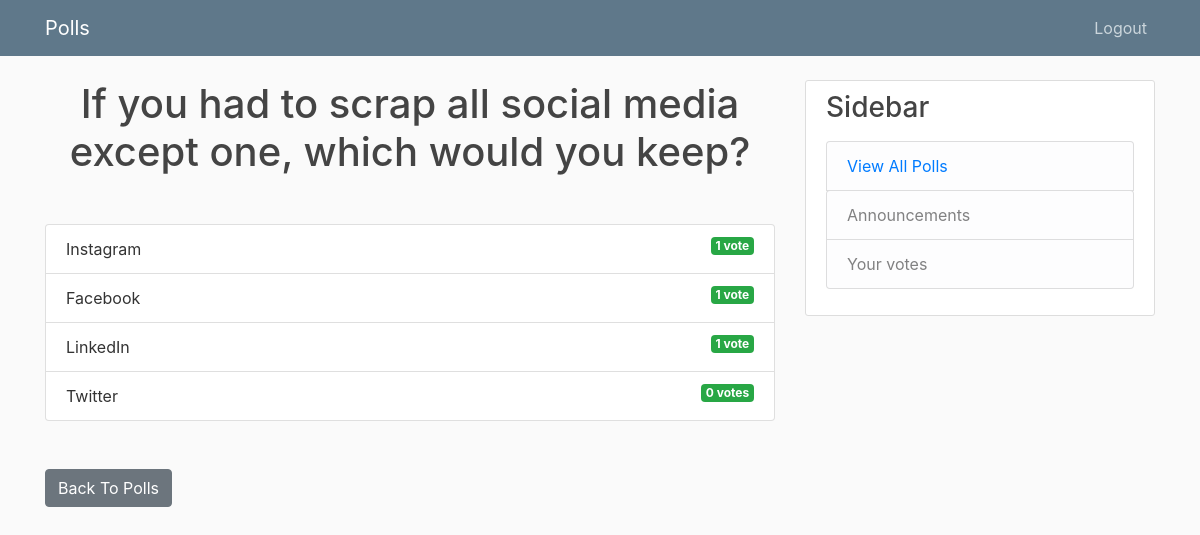
/4/results/ (signed in), run on the app's committed database.
### polls/models.py (models this page shows, shortened)
class Question(models.Model):
	question_content = models.CharField(max_length=200)
	date_posted = models.DateTimeField(default=timezone.now)

class Choice(models.Model):
	question = models.ForeignKey(Question , on_delete = models.CASCADE)
	choice_content = models.CharField(max_length=200)
	votes = models.IntegerField(default=0)

### polls/views.py (the view)
# urls.py: path('<int:question_id>/results/', views.results, name='results'),
@login_required
def results(request , question_id):
	question = get_object_or_404(Question ,pk = question_id)
	return render(request , 'polls/results.html' , {'question':question})

### polls/templates/polls/results.html
{% extends 'polls/base.html' %}
{% block content %}
    <h1 class ="mb-5 text-center">{{ question.question_content }}</h1>
    <ul class ="list-group mb-5">
        {% for choice in question.choice_set.all %}
        <li class ="list-group-item">
            {{ choice.choice_content }} <span class ="badge badge-success float-right">{{ choice.votes }}
                vote{{ choice.votes | pluralize }}</span>
        </li>
        {% endfor %}
    </ul>
    <a class ="btn btn-secondary" href ="{% url 'Index_view' %}">Back To Polls</a>
{% endblock %}

### polls/static/polls/main.css (style rules this page uses)
body { background: #fafafa; color: #333333; margin-top: 5rem; }
h1, h2, h3, h4, h5, h6 { color: #444444; }
ul { margin: 0; }

### data on the page
Question: question_content "If you had to scrap all social media except one, which would you keep?"
Choice: choice_content "Instagram", votes "1"
Choice: choice_content "Facebook", votes "1"
Choice: choice_content "LinkedIn", votes "1"
Choice: choice_content "Twitter", votes "0", votes|pluralize "s"
